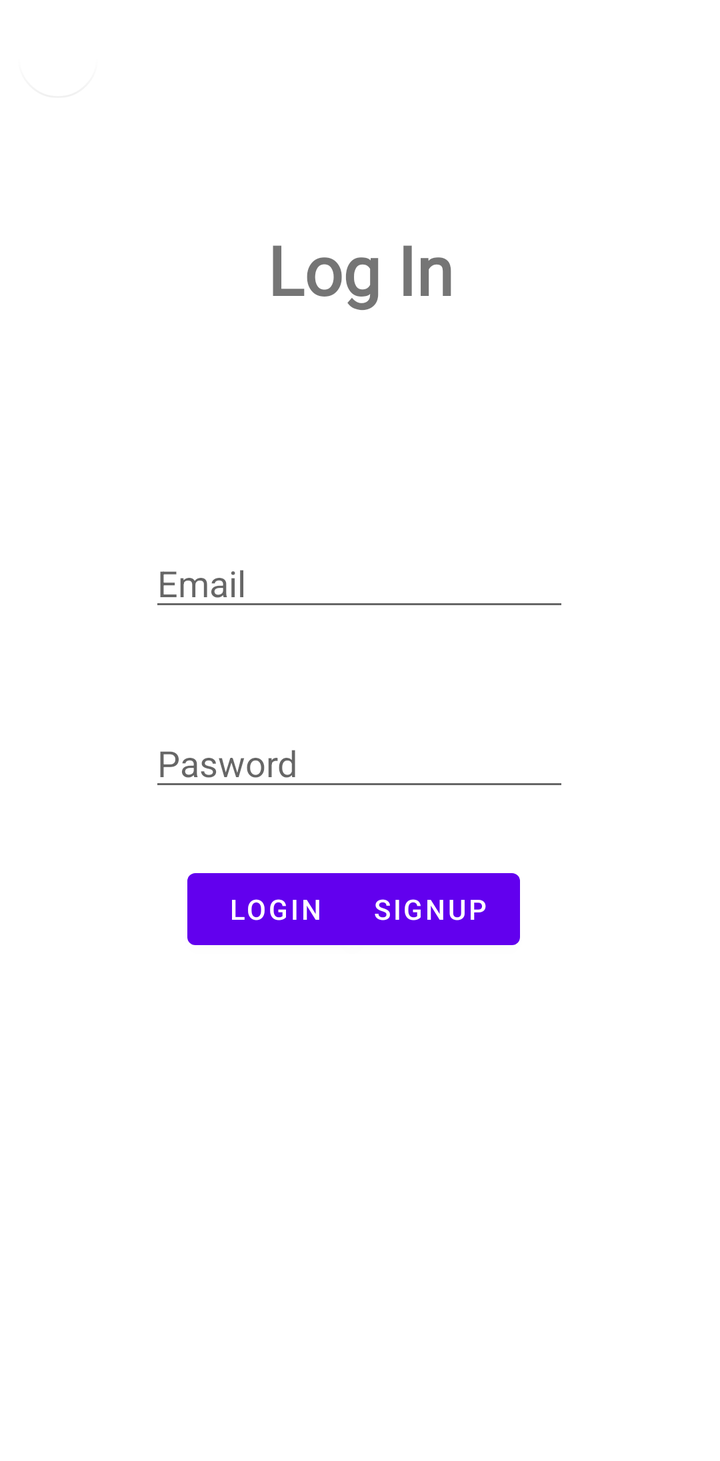
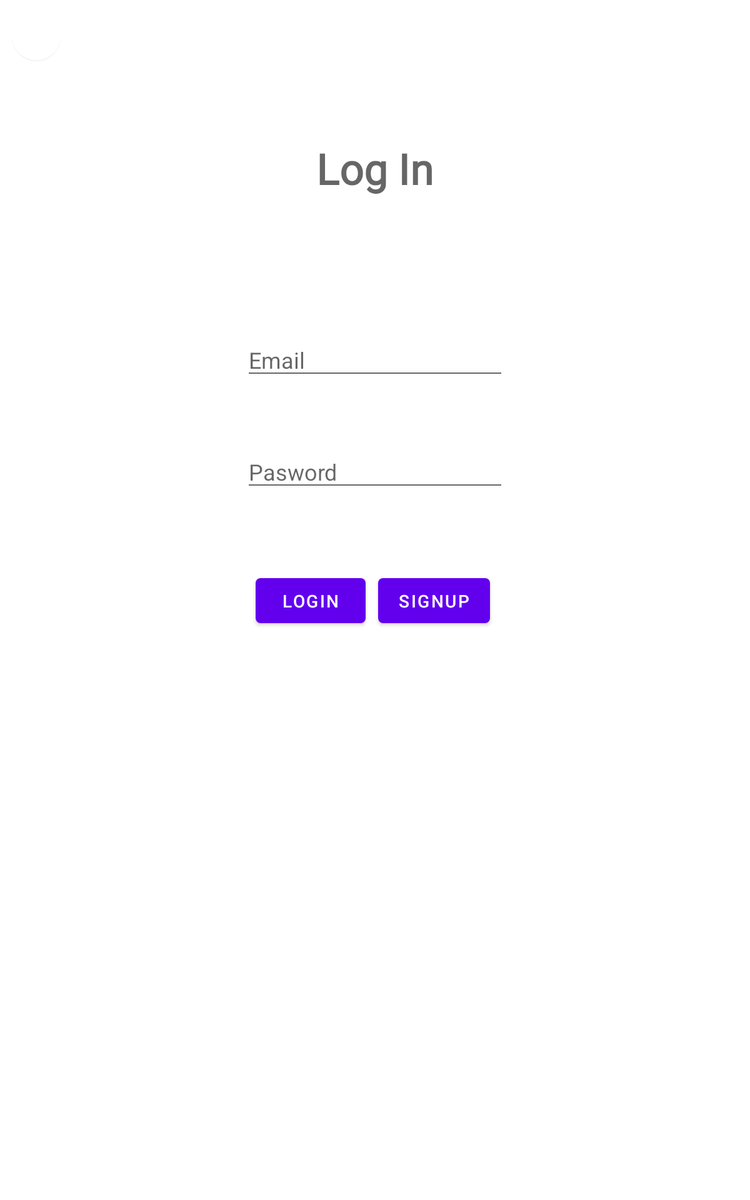

One screen, two layout resources from the same app: the default and the repository's alternative for another configuration. Each is rendered where Android would select it; the XML of both is given below.
<!-- AndroidManifest.xml: application theme Theme.MaterialComponents.DayNight.NoActionBar -->
<!-- res/layout/fragment_login.xml -->
<?xml version="1.0" encoding="utf-8"?>
<ScrollView xmlns:android="http://schemas.android.com/apk/res/android"
    xmlns:app="http://schemas.android.com/apk/res-auto"
    xmlns:tools="http://schemas.android.com/tools"
    android:layout_width="match_parent"
    android:layout_height="match_parent"
    tools:context=".LoginFragment">

    <androidx.constraintlayout.widget.ConstraintLayout
        android:layout_width="match_parent"
        android:layout_height="match_parent">

        <com.google.android.material.floatingactionbutton.FloatingActionButton
            android:id="@+id/login_back_btn"
            android:layout_width="wrap_content"
            android:layout_height="wrap_content"
            android:layout_gravity="start|top"
            android:layout_margin="5dp"
            android:src="@drawable/arrow_back"
            app:rippleColor="@color/transparent"
            app:backgroundTint="@color/transparent"
            android:outlineSpotShadowColor="@color/transparent"
            android:outlineAmbientShadowColor="@color/transparent"
            app:layout_constraintTop_toTopOf="parent"
            app:layout_constraintStart_toStartOf="parent"
            app:fabSize="mini">

        </com.google.android.material.floatingactionbutton.FloatingActionButton>

        <EditText
            android:id="@+id/email_text"
            android:layout_width="wrap_content"
            android:layout_height="wrap_content"
            android:layout_marginTop="112dp"
            android:ems="10"
            android:inputType="textPersonName"
            android:hint="Email"
            app:layout_constraintEnd_toEndOf="parent"
            app:layout_constraintHorizontal_bias="0.497"
            app:layout_constraintStart_toStartOf="parent"
            app:layout_constraintTop_toBottomOf="@+id/textView" />

        <EditText
            android:id="@+id/password"
            android:layout_width="wrap_content"
            android:layout_height="wrap_content"
            android:layout_marginTop="48dp"
            android:ems="10"
            android:hint="Pasword"
            android:inputType="textPassword"
            app:layout_constraintBottom_toTopOf="@+id/login_btn"
            app:layout_constraintEnd_toEndOf="parent"
            app:layout_constraintHorizontal_bias="0.497"
            app:layout_constraintStart_toStartOf="parent"
            app:layout_constraintTop_toBottomOf="@+id/email_text"
            app:layout_constraintVertical_bias="0.027" />


        <Button
            android:id="@+id/login_btn"
            android:layout_width="wrap_content"
            android:layout_height="wrap_content"
            android:layout_marginStart="96dp"
            android:layout_marginEnd="5dp"
            android:layout_marginBottom="252dp"
            android:text="Login"
            app:layout_constraintBottom_toBottomOf="parent"
            app:layout_constraintEnd_toStartOf="@+id/loginpg_signup_btn"
            app:layout_constraintHorizontal_bias="0.131"
            app:layout_constraintStart_toStartOf="parent" />

        <TextView
            android:id="@+id/textView"
            android:layout_width="wrap_content"
            android:layout_height="wrap_content"
            android:layout_marginTop="112dp"
            android:fontFamily="@font/ubermovebold"
            android:text="Log In"
            android:textSize="34sp"
            android:textStyle="bold"
            app:layout_constraintEnd_toEndOf="parent"
            app:layout_constraintStart_toStartOf="parent"
            app:layout_constraintTop_toTopOf="parent" />

        <Button
            android:id="@+id/loginpg_signup_btn"
            android:layout_width="wrap_content"
            android:layout_height="wrap_content"
            android:layout_marginTop="30dp"
            android:layout_marginEnd="100dp"
            android:layout_marginBottom="252dp"
            android:text="Signup"
            app:layout_constraintBottom_toBottomOf="parent"
            app:layout_constraintEnd_toEndOf="parent"
            app:layout_constraintTop_toBottomOf="@+id/password"
            app:layout_constraintVertical_bias="1.0" />

    </androidx.constraintlayout.widget.ConstraintLayout>

    


</ScrollView>
<!-- resources referenced by this layout -->
<resources>
  <color name="transparent"> #00000000 </color>
</resources>
<!-- res/layout-sw600dp/fragment_login.xml (the repository's variant of the layout above) -->
<!-- drawn on a 7-inch tablet held upright -->
<?xml version="1.0" encoding="utf-8"?>
<ScrollView xmlns:android="http://schemas.android.com/apk/res/android"
    xmlns:app="http://schemas.android.com/apk/res-auto"
    xmlns:tools="http://schemas.android.com/tools"
    android:layout_width="match_parent"
    android:layout_height="match_parent"
    tools:context=".LoginFragment">



        <androidx.constraintlayout.widget.ConstraintLayout
            android:layout_width="match_parent"
            android:layout_height="wrap_content">

            <com.google.android.material.floatingactionbutton.FloatingActionButton
                android:id="@+id/login_back_btn"
                android:layout_width="wrap_content"
                android:layout_height="wrap_content"
                android:layout_gravity="start|top"
                android:layout_margin="5dp"
                android:src="@drawable/arrow_back"
                app:rippleColor="@color/transparent"
                app:backgroundTint="@color/transparent"
                android:outlineSpotShadowColor="@color/transparent"
                android:outlineAmbientShadowColor="@color/transparent"
                app:layout_constraintTop_toTopOf="parent"
                app:layout_constraintStart_toStartOf="parent"
                app:fabSize="mini">

            </com.google.android.material.floatingactionbutton.FloatingActionButton>


            <EditText
                android:id="@+id/email_text"
                android:layout_width="wrap_content"
                android:layout_height="wrap_content"
                android:layout_marginTop="108dp"
                android:ems="10"
                android:hint="Email"
                android:inputType="textPersonName"
                app:layout_constraintEnd_toEndOf="parent"
                app:layout_constraintStart_toStartOf="parent"
                app:layout_constraintTop_toBottomOf="@+id/textView" />


            <EditText
                android:id="@+id/password"
                android:layout_width="wrap_content"
                android:layout_height="wrap_content"
                android:layout_marginTop="48dp"
                android:ems="10"
                android:hint="Pasword"
                android:inputType="textPassword"
                app:layout_constraintBottom_toTopOf="@+id/login_btn"
                app:layout_constraintEnd_toEndOf="parent"
                app:layout_constraintStart_toStartOf="parent"
                app:layout_constraintTop_toBottomOf="@+id/email_text"
                app:layout_constraintVertical_bias="0.027" />

            <Button
                android:id="@+id/login_btn"
                android:layout_width="wrap_content"
                android:layout_height="wrap_content"
                android:layout_marginStart="404dp"
                android:layout_marginTop="60dp"
                android:layout_marginEnd="5dp"
                android:layout_marginBottom="180dp"
                android:text="Login"
                app:layout_constraintBottom_toBottomOf="parent"
                app:layout_constraintEnd_toStartOf="@+id/loginpg_signup_btn"
                app:layout_constraintHorizontal_bias="0.131"
                app:layout_constraintStart_toStartOf="parent"
                app:layout_constraintTop_toBottomOf="@+id/password" />

            <TextView
                android:id="@+id/textView"
                android:layout_width="wrap_content"
                android:layout_height="wrap_content"
                android:layout_marginTop="112dp"
                android:fontFamily="@font/ubermovebold"
                android:text="Log In"
                android:textAppearance="@style/TextAppearance.AppCompat.Display1"
                android:textSize="34sp"
                android:textStyle="bold"
                app:layout_constraintEnd_toEndOf="parent"
                app:layout_constraintStart_toStartOf="parent"
                app:layout_constraintTop_toTopOf="parent" />

            <Button
                android:id="@+id/loginpg_signup_btn"
                android:layout_width="wrap_content"
                android:layout_height="wrap_content"
                android:layout_marginStart="5dp"
                android:layout_marginEnd="408dp"
                android:layout_marginBottom="180dp"
                android:text="Signup"
                app:layout_constraintBottom_toBottomOf="parent"
                app:layout_constraintEnd_toEndOf="parent"
                app:layout_constraintHorizontal_bias="0.97"
                app:layout_constraintStart_toEndOf="@+id/login_btn" />

        </androidx.constraintlayout.widget.ConstraintLayout>


    


</ScrollView>
